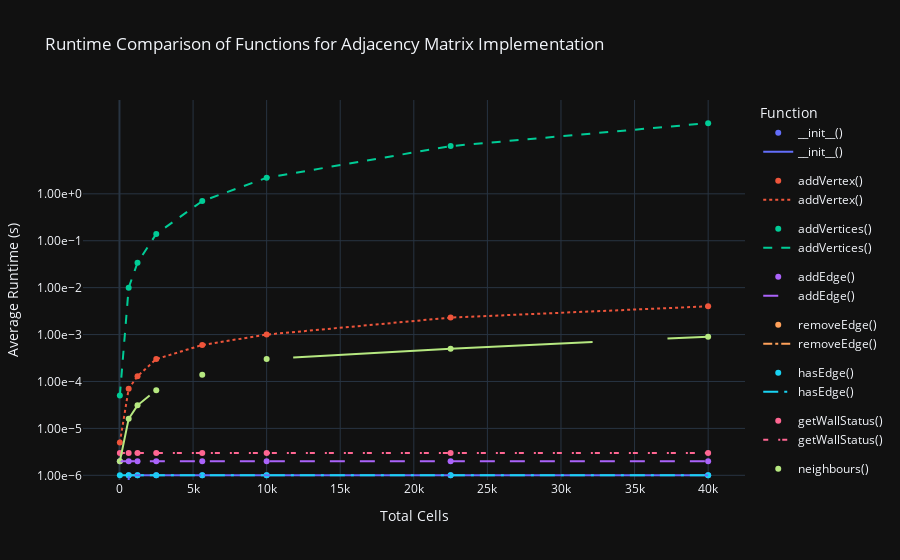

Source (notebook cell):
### Code cell
# Desired functions
functions = ['__init__()', 'addVertex()', 'addVertices()', 'addEdge()', 'removeEdge()', 'hasEdge()', 'getWallStatus()', 'neighbours()']

# Line styles and widths for each function
line_styles = ['solid', 'dot', 'dash', 'longdash', 'dashdot', 'longdashdot', '5px 10px 2px 2px', '10% 20% 40%']
line_widths = [2, 2, 2, 2, 2, 2, 2, 2]

# Create a scatter plot
fig_scatter = px.scatter(
    data_frame=adjMatFunctionsDF,
    x='totalCells',
    y=functions,
    labels={'totalCells': 'Total Cells', '__init__()': '__init__()', 'addVertex()': 'addVertex()', 'addVertices()': 'addVertices()', 'addEdge()': 'addEdge()', 'removeEdge()' : 'removeEdge()', 'hasEdge()': 'hasEdge', 'getWallStatus()': 'getWallStatus()', 'neighbours()': 'neighbours()'},
    title='Total Cells vs. Average Runtime for Selected Adjacency Matrix Functions',
    hover_data={'totalCells': ':.2f', 'value': ':.2e'}
)

# Create a line plot with different line styles and widths
fig_line = px.line(
    data_frame=adjMatFunctionsDF,
    x='totalCells',
    y=functions,
    labels={'totalCells': 'Total Cells', '__init__()': '__init__()', 'addVertex()': 'addVertex()', 'addVertices()': 'addVertices()', 'addEdge()': 'addEdge()', 'removeEdge()' : 'removeEdge()', 'hasEdge()': 'hasEdge', 'getWallStatus()': 'getWallStatus()', 'neighbours()': 'neighbours()'},
    hover_data={'totalCells': ':.2f', 'value': ':.2e'}
)

# Combine the scatter and line plots
fig_combine = go.Figure(data=fig_scatter.data + fig_line.data)

# Line styles and widths for each trace
for i, trace in enumerate(fig_combine.data[len(functions):]):
    trace.line.dash = line_styles[i]
    trace.line.width = line_widths[i]

# Update layout with logarithmic y-axis and scientific notation
fig_combine.update_layout(
    template='plotly_dark',
    title='Runtime Comparison of Functions for Adjacency Matrix Implementation',
    xaxis_title='Total Cells',
    yaxis_title='Average Runtime (s)',
    legend_title='Function',
    yaxis_type='log',
    yaxis_tickformat='.2e',  # 2 decimal places
    yaxis_tickvals=[1e-7, 1e-6, 1e-5, 1e-4, 1e-3, 1e-2, 1e-1, 1e0],  # tick values
    yaxis_range=[-6.1, 2], 
    hoverlabel=dict(namelength=-1)  
)

fig_combine.show()

### Figure 1 — Plotly figure (JSON) as saved in the notebook; plotly's stock layout.template omitted (floating-point values rounded to 4 significant figures)
{"data": [{"hovertemplate": "variable=__init__()<br>Total Cells=%{x:.2f}<br>value=%{y:.2e}<extra></extra>", "legendgroup": "__init__()", "marker": {"color": "#636efa", "symbol": "circle"}, "mode": "markers", "name": "__init__()", "orientation": "v", "showlegend": true, "type": "scatter", "x": [25, 625, 1225, 2500, 5625, 10000, 22500, 40000], "xaxis": "x", "y": [0, 1e-06, 1e-06, 1e-06, 1e-06, 1e-06, 1e-06, 1e-06], "yaxis": "y"}, {"hovertemplate": "variable=addVertex()<br>Total Cells=%{x:.2f}<br>value=%{y:.2e}<extra></extra>", "legendgroup": "addVertex()", "marker": {"color": "#EF553B", "symbol": "circle"}, "mode": "markers", "name": "addVertex()", "orientation": "v", "showlegend": true, "type": "scatter", "x": [25, 625, 1225, 2500, 5625, 10000, 22500, 40000], "xaxis": "x", "y": [5e-06, 7e-05, 0.00013, 0.0003, 0.0006, 0.001, 0.0023, 0.004], "yaxis": "y"}, {"hovertemplate": "variable=addVertices()<br>Total Cells=%{x:.2f}<br>value=%{y:.2e}<extra></extra>", "legendgroup": "addVertices()", "marker": {"color": "#00cc96", "symbol": "circle"}, "mode": "markers", "name": "addVertices()", "orientation": "v", "showlegend": true, "type": "scatter", "x": [25, 625, 1225, 2500, 5625, 10000, 22500, 40000], "xaxis": "x", "y": [5e-05, 0.01, 0.034, 0.14, 0.7, 2.2, 10.4, 32.1], "yaxis": "y"}, {"hovertemplate": "variable=addEdge()<br>Total Cells=%{x:.2f}<br>value=%{y:.2e}<extra></extra>", "legendgroup": "addEdge()", "marker": {"color": "#ab63fa", "symbol": "circle"}, "mode": "markers", "name": "addEdge()", "orientation": "v", "showlegend": true, "type": "scatter", "x": [25, 625, 1225, 2500, 5625, 10000, 22500, 40000], "xaxis": "x", "y": [2e-06, 2e-06, 2e-06, 2e-06, 2e-06, 2e-06, 2e-06, 2e-06], "yaxis": "y"}, {"hovertemplate": "variable=removeEdge()<br>Total Cells=%{x:.2f}<br>value=%{y:.2e}<extra></extra>", "legendgroup": "removeEdge()", "marker": {"color": "#FFA15A", "symbol": "circle"}, "mode": "markers", "name": "removeEdge()", "orientation": "v", "showlegend": true, "type": "scatter", "x": [25, 625, 1225, 2500, 5625, 10000, 22500, 40000], "xaxis": "x", "y": [null, null, null, null, null, null, null, null], "yaxis": "y"}, {"hovertemplate": "variable=hasEdge()<br>Total Cells=%{x:.2f}<br>value=%{y:.2e}<extra></extra>", "legendgroup": "hasEdge()", "marker": {"color": "#19d3f3", "symbol": "circle"}, "mode": "markers", "name": "hasEdge()", "orientation": "v", "showlegend": true, "type": "scatter", "x": [25, 625, 1225, 2500, 5625, 10000, 22500, 40000], "xaxis": "x", "y": [1e-06, 1e-06, 1e-06, 1e-06, 1e-06, 1e-06, 1e-06, 1e-06], "yaxis": "y"}, {"hovertemplate": "variable=getWallStatus()<br>Total Cells=%{x:.2f}<br>value=%{y:.2e}<extra></extra>", "legendgroup": "getWallStatus()", "marker": {"color": "#FF6692", "symbol": "circle"}, "mode": "markers", "name": "getWallStatus()", "orientation": "v", "showlegend": true, "type": "scatter", "x": [25, 625, 1225, 2500, 5625, 10000, 22500, 40000], "xaxis": "x", "y": [3e-06, 3e-06, 3e-06, 3e-06, 3e-06, 3e-06, 3e-06, 3e-06], "yaxis": "y"}, {"hovertemplate": "variable=neighbours()<br>Total Cells=%{x:.2f}<br>value=%{y:.2e}<extra></extra>", "legendgroup": "neighbours()", "marker": {"color": "#B6E880", "symbol": "circle"}, "mode": "markers", "name": "neighbours()", "orientation": "v", "showlegend": true, "type": "scatter", "x": [25, 625, 1225, 2500, 5625, 10000, 22500, 40000], "xaxis": "x", "y": [2e-06, 1.6e-05, 3.1e-05, 6.5e-05, 0.00014, 0.0003, 0.0005, 0.0009], "yaxis": "y"}, {"hovertemplate": "variable=__init__()<br>Total Cells=%{x:.2f}<br>value=%{y:.2e}<extra></extra>", "legendgroup": "__init__()", "line": {"color": "#636efa", "dash": "solid", "width": 2}, "marker": {"symbol": "circle"}, "mode": "lines", "name": "__init__()", "orientation": "v", "showlegend": true, "type": "scatter", "x": [25, 625, 1225, 2500, 5625, 10000, 22500, 40000], "xaxis": "x", "y": [0, 1e-06, 1e-06, 1e-06, 1e-06, 1e-06, 1e-06, 1e-06], "yaxis": "y"}, {"hovertemplate": "variable=addVertex()<br>Total Cells=%{x:.2f}<br>value=%{y:.2e}<extra></extra>", "legendgroup": "addVertex()", "line": {"color": "#EF553B", "dash": "dot", "width": 2}, "marker": {"symbol": "circle"}, "mode": "lines", "name": "addVertex()", "orientation": "v", "showlegend": true, "type": "scatter", "x": [25, 625, 1225, 2500, 5625, 10000, 22500, 40000], "xaxis": "x", "y": [5e-06, 7e-05, 0.00013, 0.0003, 0.0006, 0.001, 0.0023, 0.004], "yaxis": "y"}, {"hovertemplate": "variable=addVertices()<br>Total Cells=%{x:.2f}<br>value=%{y:.2e}<extra></extra>", "legendgroup": "addVertices()", "line": {"color": "#00cc96", "dash": "dash", "width": 2}, "marker": {"symbol": "circle"}, "mode": "lines", "name": "addVertices()", "orientation": "v", "showlegend": true, "type": "scatter", "x": [25, 625, 1225, 2500, 5625, 10000, 22500, 40000], "xaxis": "x", "y": [5e-05, 0.01, 0.034, 0.14, 0.7, 2.2, 10.4, 32.1], "yaxis": "y"}, {"hovertemplate": "variable=addEdge()<br>Total Cells=%{x:.2f}<br>value=%{y:.2e}<extra></extra>", "legendgroup": "addEdge()", "line": {"color": "#ab63fa", "dash": "longdash", "width": 2}, "marker": {"symbol": "circle"}, "mode": "lines", "name": "addEdge()", "orientation": "v", "showlegend": true, "type": "scatter", "x": [25, 625, 1225, 2500, 5625, 10000, 22500, 40000], "xaxis": "x", "y": [2e-06, 2e-06, 2e-06, 2e-06, 2e-06, 2e-06, 2e-06, 2e-06], "yaxis": "y"}, {"hovertemplate": "variable=removeEdge()<br>Total Cells=%{x:.2f}<br>value=%{y:.2e}<extra></extra>", "legendgroup": "removeEdge()", "line": {"color": "#FFA15A", "dash": "dashdot", "width": 2}, "marker": {"symbol": "circle"}, "mode": "lines", "name": "removeEdge()", "orientation": "v", "showlegend": true, "type": "scatter", "x": [25, 625, 1225, 2500, 5625, 10000, 22500, 40000], "xaxis": "x", "y": [null, null, null, null, null, null, null, null], "yaxis": "y"}, {"hovertemplate": "variable=hasEdge()<br>Total Cells=%{x:.2f}<br>value=%{y:.2e}<extra></extra>", "legendgroup": "hasEdge()", "line": {"color": "#19d3f3", "dash": "longdashdot", "width": 2}, "marker": {"symbol": "circle"}, "mode": "lines", "name": "hasEdge()", "orientation": "v", "showlegend": true, "type": "scatter", "x": [25, 625, 1225, 2500, 5625, 10000, 22500, 40000], "xaxis": "x", "y": [1e-06, 1e-06, 1e-06, 1e-06, 1e-06, 1e-06, 1e-06, 1e-06], "yaxis": "y"}, {"hovertemplate": "variable=getWallStatus()<br>Total Cells=%{x:.2f}<br>value=%{y:.2e}<extra></extra>", "legendgroup": "getWallStatus()", "line": {"color": "#FF6692", "dash": "5px 10px 2px 2px", "width": 2}, "marker": {"symbol": "circle"}, "mode": "lines", "name": "getWallStatus()", "orientation": "v", "showlegend": true, "type": "scatter", "x": [25, 625, 1225, 2500, 5625, 10000, 22500, 40000], "xaxis": "x", "y": [3e-06, 3e-06, 3e-06, 3e-06, 3e-06, 3e-06, 3e-06, 3e-06], "yaxis": "y"}, {"hovertemplate": "variable=neighbours()<br>Total Cells=%{x:.2f}<br>value=%{y:.2e}<extra></extra>", "legendgroup": "neighbours()", "line": {"color": "#B6E880", "dash": "10% 20% 40%", "width": 2}, "marker": {"symbol": "circle"}, "mode": "lines", "name": "neighbours()", "orientation": "v", "showlegend": true, "type": "scatter", "x": [25, 625, 1225, 2500, 5625, 10000, 22500, 40000], "xaxis": "x", "y": [2e-06, 1.6e-05, 3.1e-05, 6.5e-05, 0.00014, 0.0003, 0.0005, 0.0009], "yaxis": "y"}], "layout": {"autosize": true, "hoverlabel": {"namelength": -1}, "legend": {"title": {"text": "Function"}}, "title": {"text": "Runtime Comparison of Functions for Adjacency Matrix Implementation"}, "xaxis": {"autorange": true, "range": [-2327.0, 42350.0], "title": {"text": "Total Cells"}, "type": "linear"}, "yaxis": {"range": [-6.1, 2], "tickformat": ".2e", "tickvals": [1e-07, 1e-06, 1e-05, 0.0001, 0.001, 0.01, 0.1, 1], "title": {"text": "Average Runtime (s)"}, "type": "log"}}}
